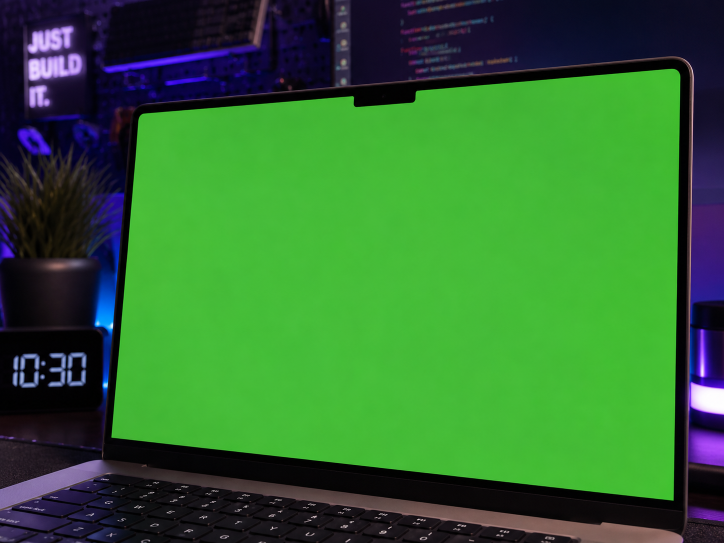
#> input picture assets/nova_finance_mockup.png, 1448 x 1086 px (shown at 1/2 size)
$ python process_nova.py
#> lines starting #> are read from the running program, lines starting #| are printed output that depends on the picture; long printed decimals are rounded
import numpy as np
from PIL import Image

def find_corners_and_remove_green(img_path, out_path):
#> called with img_path = 'assets/nova_finance_mockup.png'
    img = Image.open(img_path).convert("RGBA")
    datas = img.getdata()
    width, height = img.size
#> width = 1448; height = 1086

    newData = []
    green_pixels = []

    # We are looking for green screen pixels
    for y in range(height):
        for x in range(width):
            idx = y * width + x
            item = datas[idx]
            # typical green screen colors: high G, lower R and B
            if item[1] > 90 and item[1] > item[0] * 1.3 and item[1] > item[2] * 1.3:
                newData.append((255, 255, 255, 0))
                green_pixels.append((x, y))
            else:
                newData.append(item)
#> after the loop, green_pixels = 832026 items; newData = 1572528 items

    img.putdata(newData)
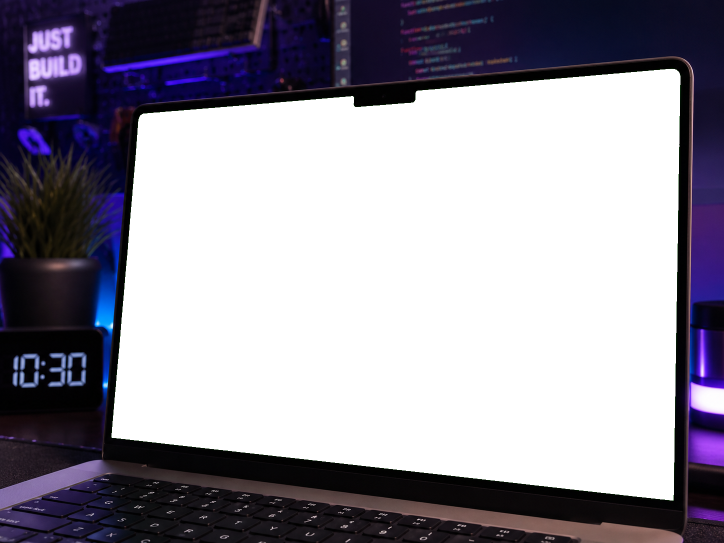
#> img: PIL image 1448x1086 RGBA (shown at 1/2 size); mean R, G, B, A 149.1, 145.8, 157.1, 120.1; transparent parts drawn white
    img.save(out_path, "PNG")
    print(f"Saved transparent mockup to {out_path}")

    if not green_pixels:
        print("No green pixels found!")
        return None

    # Find the 4 corners
    # TL: min(x + y), TR: max(x - y), BR: max(x + y), BL: min(x - y)
    tl = min(green_pixels, key=lambda p: p[0] + p[1])
#> tl = (281, 230)
    br = max(green_pixels, key=lambda p: p[0] + p[1])
#> br = (1346, 1000)
    tr = max(green_pixels, key=lambda p: p[0] - p[1])
#> tr = (1356, 142)
    bl = min(green_pixels, key=lambda p: p[0] - p[1])
#> bl = (223, 874)

    return tl, tr, br, bl

def get_css_matrix3d(src_pts, dst_pts):
    # DLT algorithm
    A = []
    for i in range(4):
        x, y = src_pts[i][0], src_pts[i][1]
        u, v = dst_pts[i][0], dst_pts[i][1]
        A.append([x, y, 1, 0, 0, 0, -u*x, -u*y])
        A.append([0, 0, 0, x, y, 1, -v*x, -v*y])
    A = np.asarray(A)
    B = np.asarray([dst_pts[i][0] for i in range(4)] + [dst_pts[i][1] for i in range(4)]).reshape(8)
    B = np.array([dst_pts[0][0], dst_pts[0][1], dst_pts[1][0], dst_pts[1][1], dst_pts[2][0], dst_pts[2][1], dst_pts[3][0], dst_pts[3][1]])

    h = np.linalg.solve(A, B)
    # The 3x3 homography matrix is:
    # [h0, h1, h2]
    # [h3, h4, h5]
    # [h6, h7, 1]

    # CSS matrix3d is column-major 4x4 matrix:
    # m11, m12, m13, m14
    # m21, m22, m23, m24
    # m31, m32, m33, m34
    # m41, m42, m43, m44

    # where m_ij in CSS corresponds to row j, column i of the mathematical matrix
    # and we insert a Z column and row for 3D

    H = np.array([
        [h[0], h[1], 0, h[2]],
        [h[3], h[4], 0, h[5]],
        [0,    0,    1, 0   ],
        [h[6], h[7], 0, 1   ]
    ])

    # Column-major order for CSS
    css_matrix = []
    for col in range(4):
        for row in range(4):
            css_matrix.append(H[row][col])

    return css_matrix

if __name__ == "__main__":
    corners = find_corners_and_remove_green('assets/nova_finance_mockup.png', 'assets/nova_finance_mockup_transparent.png')
#> corners = ((281, 230), (1356, 142), (1346, 1000), (223, 874))
    if corners:
        print("Corners (TL, TR, BR, BL):", corners)
#| Corners (TL, TR, BR, BL): ((281, 230), (1356, 142), (1346, 1000), (223, 874))

        # Source video dimensions
        vw, vh = 1920, 1048
        src_pts = [(0, 0), (vw, 0), (vw, vh), (0, vh)]
        dst_pts = corners
#> dst_pts has the same summary as corners

        matrix = get_css_matrix3d(src_pts, dst_pts)
#> the loop in get_css_matrix3d, `for i in range(4):` made 4 passes
#> after the loop in get_css_matrix3d, `for i in range(4):`: A = 8 items
#> in get_css_matrix3d, `B = np.asarray([dst_pts[i][0] for i in range(4)] + [dst_pts[i][1] for ..`: B = [281, 1356, 1346, 223, 230, 142, 1000, 874]
#> in get_css_matrix3d, `B = np.array([dst_pts[0][0], dst_pts[0][1], dst_pts[1][0], dst_pts[1][..`: B = [281, 230, 1356, 142, 1346, 1000, 223, 874]
#> in get_css_matrix3d, `h = np.linalg.solve(A, B)`: h = [0.388, -0.0649, 281, -0.0638, 0.577, 230, -0.000126, -4.28e-05]
#> in get_css_matrix3d, `H = np.array([ [h[0], h[1], 0, h[2]], [h[3], h[4], 0, h[5]], [0,    0,..`: H = [[0.388, -0.0649, 0, 281], [-0.0638, 0.577, 0, 230], [0, 0, 1, 0], [-0.000126, -4.28e-05, 0, 1]]
#> after the loop in get_css_matrix3d, `for col in range(4):`: css_matrix = [0.388, -0.0638, 0, -0.000126, -0.0649, 0.577, 0, -4.28e-05, 0, 0, 1, 0, 281, 230, 0, 1]
#> matrix has the same summary as css_matrix in get_css_matrix3d
        matrix_str = ",".join(f"{x:.6f}" for x in matrix)
        print("CSS matrix3d:")
        print(f"matrix3d({matrix_str})")
#| matrix3d(0.3884,-0.06379,0,-0.000126,-0.0649,0.5771,0,-4.3e-05,0,0,1.000,0,281.000,230.000,0,1.000)
